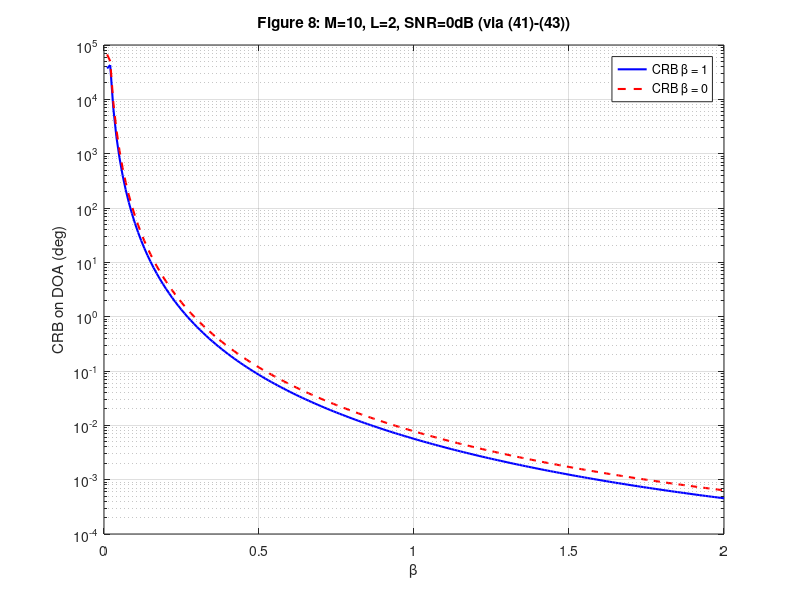

Recreate this plot in MATLAB.
%% 严格按 (41)-(43) 实现 CRB(θ) 的通用程序（适用于任意 M）
% 对应图8：M=2（可改为任意值），L=2，θ1=0°，θ2=5,10,15°，SNR=0dB
% 使用分块 FIM (J_θθ, J_θa, J_aa) 和 Schur 补，避免完整 6×6 求逆


clc;
clear all;
close all;

%% 用户参数
M = 10;                          % 阵元数（可修改为任意正整数）
d_lambda = 0.5;                 % 半波长间距
SNR_dB = 0;                     % 信噪比 (dB)
SNR_lin = 10^(SNR_dB/10);
N = 1;                          % 快拍数
alpha1 = 1; 
alpha2 = 1;         % 复振幅
sigma_w2 = N * abs(alpha1)^2 / SNR_lin;   % 噪声方差

theta1_deg = 0;
theta2_list = 0:0.01:2;
beta_vals = linspace(0, 0.9999, 200);   % 相关系数

% 对称阵列（质心在原点）
n = 0 : (M-1);         % 阵元位置
a = @(th) exp(-1j * 2*pi*d_lambda * n' * sind(th));
da = @(th) -1j * 2*pi*d_lambda * cosd(th) * n' .* a(th);
A = @(th) a(th) * a(th).';
dA = @(th) da(th) * a(th).' + a(th) * da(th).';

% 相干矩阵（通用形式，适用于任意 M）
R_s = @(beta) (1-beta)*eye(M) + beta*ones(M);

factor = 2 * N / sigma_w2;       % 公共因子 2N/σ_w^2

% 辅助函数：从复数迹构造 2x2 子块（公式(61)中的块）
blk = @(t, f) f * [real(t), -imag(t); imag(t), real(t)];

CRB_theta1 = zeros(2, length(theta2_list));

%% 主循环
for k = 1:length(theta2_list)
    theta2_deg = theta2_list(k);
    %% 相干信号
    beta = 1;
    Rs = R_s(beta);
    
    A1 = A(theta1_deg);   
    A2 = A(theta2_deg);
    dA1 = dA(theta1_deg); 
    dA2 = dA(theta2_deg);
    % ---------- (60) J_θθ ----------
    T11 = trace(dA1 * Rs * dA1');
    T22 = trace(dA2 * Rs * dA2');
    T12 = trace(dA2 * Rs * dA1');   % 注意顺序：dA2 * Rs * dA1'
    T21 = trace(dA1 * Rs * dA2');
    Jtt = factor * [abs(alpha1)^2 * real(T11),  real(conj(alpha1)*alpha2 * T12);
                    real(conj(alpha2)*alpha1 * T21),  abs(alpha2)^2 * real(T22)];
    % ---------- (62) J_θa ----------
    Q11 = conj(alpha1) * trace(A1 * Rs * dA1');
    Q12 = conj(alpha1) * trace(A2 * Rs * dA1');
    Q21 = conj(alpha2) * trace(A1 * Rs * dA2');
    Q22 = conj(alpha2) * trace(A2 * Rs * dA2');
    row11 = factor * [real(Q11), -imag(Q11)];
    row12 = factor * [real(Q12), -imag(Q12)];
    row21 = factor * [real(Q21), -imag(Q21)];
    row22 = factor * [real(Q22), -imag(Q22)];
    Jta = [row11, row12; row21, row22];   % 2×4
    % ---------- (61) J_aa ----------
    S11 = trace(A1 * Rs * A1');   % 实数
    S22 = trace(A2 * Rs * A2');
    S12 = trace(A2 * Rs * A1');   % 复数
    S21 = trace(A1 * Rs * A2');
    Jaa = [blk(S11, factor), blk(S12, factor);
           blk(S21, factor), blk(S22, factor)];   % 4×4
    Schur = Jtt - Jta / Jaa * Jta';
    if rcond(Schur) > 1e-12
        CRB_theta = inv(Schur);
        % CRB_deg = sqrt(CRB_theta(1,1)) * 180/pi;
        CRB_deg = CRB_theta(1,1);
    else
        CRB_deg = NaN;
    end
    CRB_theta1(1, k) = CRB_deg;
    %% 正交信号
    beta = 0;
    Rs = R_s(beta);
    
    % A1 = A(theta1_deg);   
    % A2 = A(theta2_deg);
    % dA1 = dA(theta1_deg); 
    % dA2 = dA(theta2_deg);
    % ---------- (60) J_θθ ----------
    T11 = trace(dA1 * Rs * dA1');
    T22 = trace(dA2 * Rs * dA2');
    T12 = trace(dA2 * Rs * dA1');   % 注意顺序：dA2 * Rs * dA1'
    T21 = trace(dA1 * Rs * dA2');
    Jtt = factor * [abs(alpha1)^2 * real(T11),  real(conj(alpha1)*alpha2 * T12);
                    real(conj(alpha2)*alpha1 * T21),  abs(alpha2)^2 * real(T22)];
    % ---------- (62) J_θa ----------
    Q11 = conj(alpha1) * trace(A1 * Rs * dA1');
    Q12 = conj(alpha1) * trace(A2 * Rs * dA1');
    Q21 = conj(alpha2) * trace(A1 * Rs * dA2');
    Q22 = conj(alpha2) * trace(A2 * Rs * dA2');
    row11 = factor * [real(Q11), -imag(Q11)];
    row12 = factor * [real(Q12), -imag(Q12)];
    row21 = factor * [real(Q21), -imag(Q21)];
    row22 = factor * [real(Q22), -imag(Q22)];
    Jta = [row11, row12; row21, row22];   % 2×4
    % ---------- (61) J_aa ----------
    S11 = trace(A1 * Rs * A1');   % 实数
    S22 = trace(A2 * Rs * A2');
    S12 = trace(A2 * Rs * A1');   % 复数
    S21 = trace(A1 * Rs * A2');
    Jaa = [blk(S11, factor), blk(S12, factor);
           blk(S21, factor), blk(S22, factor)];   % 4×4
    Schur = Jtt - Jta / Jaa * Jta';
    if rcond(Schur) > 1e-12
        CRB_theta = inv(Schur);
        % CRB_deg = sqrt(CRB_theta(1,1)) * 180/pi;
        CRB_deg = CRB_theta(1,1);
    else
        CRB_deg = NaN;
    end
    CRB_theta1(2, k) = CRB_deg;
end

%% 绘图
figure(1);
semilogy(theta2_list, CRB_theta1(1,:), 'b-', 'LineWidth',1.5); hold on;
semilogy(theta2_list, CRB_theta1(2,:), 'r--', 'LineWidth',1.5); hold on;
xlabel('\beta'); 
ylabel('CRB on DOA (deg)');
legend('CRB \beta = 1', 'CRB \beta = 0');
grid on;
title(sprintf('Figure 8: M=%d, L=2, SNR=0dB (via (41)-(43))', M));
